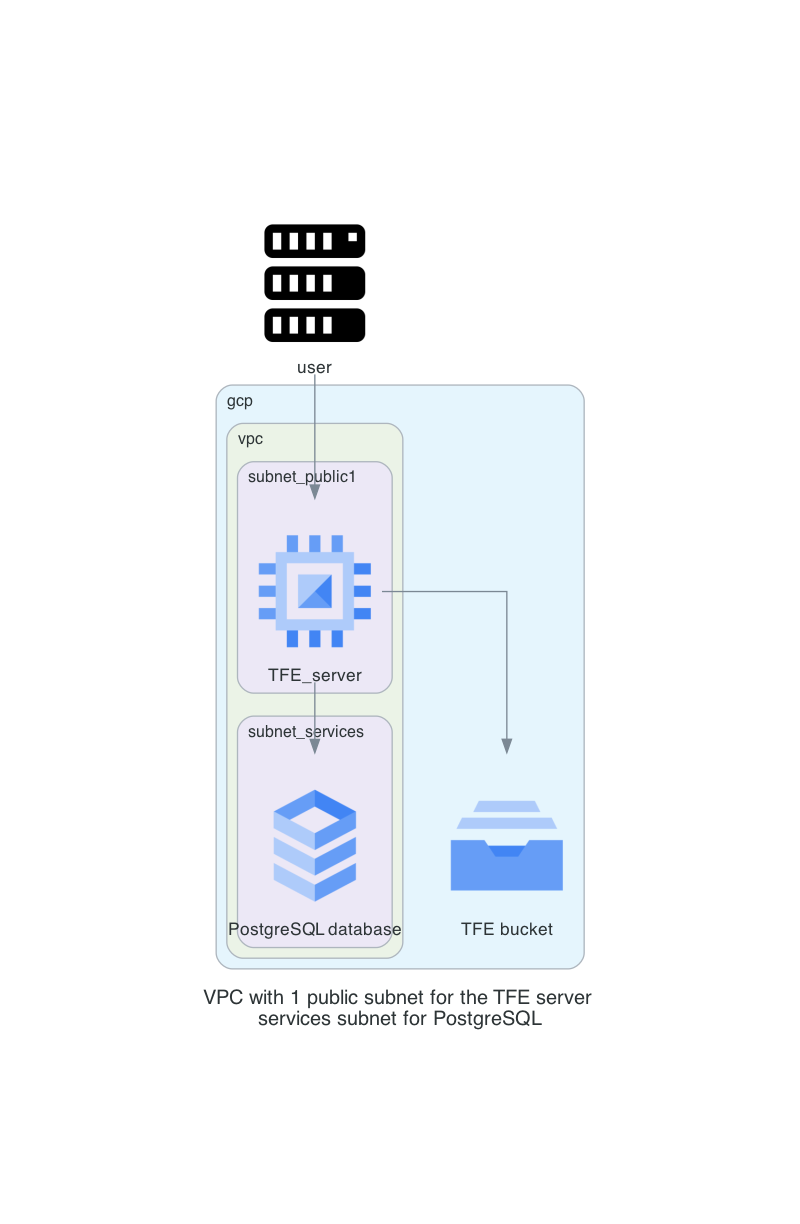

This chart was generated by the following Python code:
from diagrams import Cluster, Diagram
from diagrams.onprem.compute import Server


from diagrams.gcp.compute import ComputeEngine
from diagrams.gcp.database import SQL
from diagrams.gcp.storage import Filestore



# Variables
title = "VPC with 1 public subnet for the TFE server \nservices subnet for PostgreSQL"
outformat = "png"
filename = "diagram_tfe_fdo_gcp_external"
direction = "TB"


with Diagram(
    name=title,
    direction=direction,
    filename=filename,
    outformat=outformat,
) as diag:
    # Non Clustered
    user = Server("user")

    # Cluster 
    with Cluster("gcp"):
        with Cluster("vpc"):
          with Cluster("subnet_public1"):
            ec2_tfe_server = ComputeEngine("TFE_server")
          with Cluster("subnet_services"):
            postgresql = SQL("PostgreSQL database")
        bucket = Filestore("TFE bucket")   
               
    # Diagram

    user >> ec2_tfe_server >> [postgresql,
                                 bucket]
   
diag
